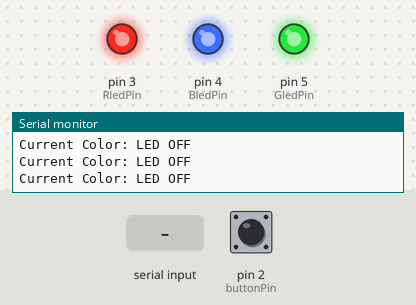
Simulated run of this sketch. Board: Arduino Uno, built with avr-gcc and run on an emulated ATmega328P. Parts: output pins drawn as LEDs (lit = HIGH), the last lines printed to the serial monitor. The inputs (shaded band) are chosen by the test bench; at power-on: pin 2 (buttonPin) LOW.

Above: at 1.2 s.
1.3 s: pin 2 (buttonPin) pulled HIGH for 0.15 s
At 2.2 s:
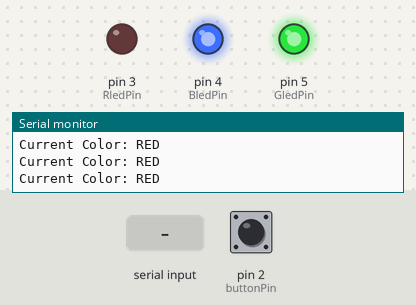
3.1 s: "GREEN\n" received over Serial
At 4.2 s:
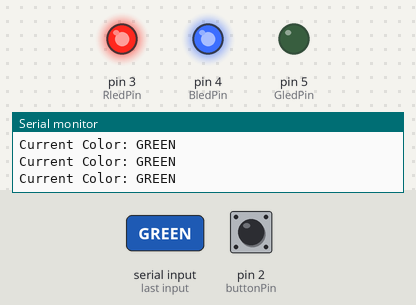
4.6 s: "BLUE\n" received over Serial
At 5.7 s:
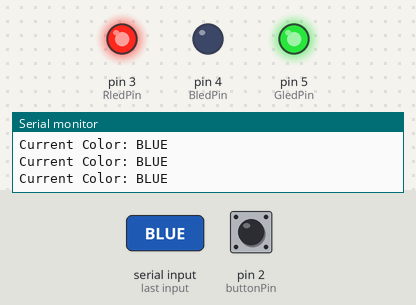
6.1 s: pin 2 (buttonPin) pulled HIGH for 1 s
At 7.2 s:
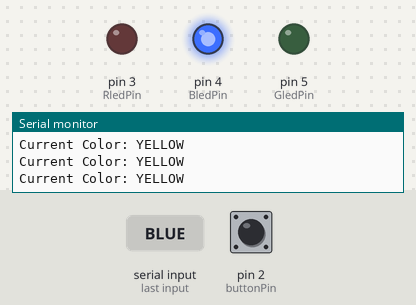
8.6 s: "PURPLE\n" received over Serial
At 9.6 s:
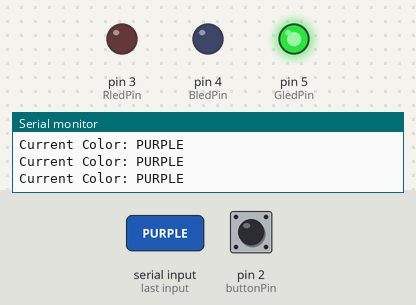
10.1 s: "CYAN\n" received over Serial
At 10.9 s:
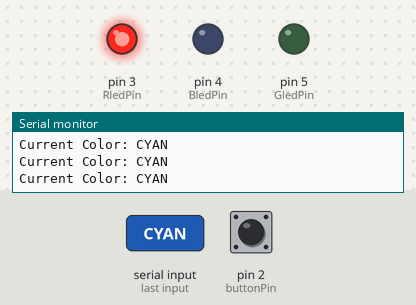
Timing chart, 0 to 12.6 s (numbered marks = the images above; inputs shaded):
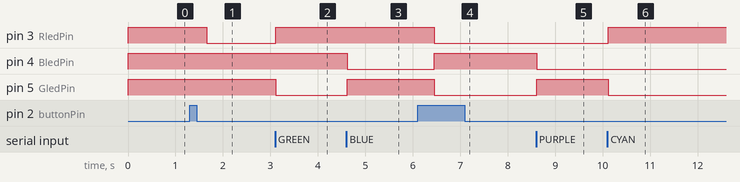

Measured:
- after the input at 1.3 s, pin 3 (RledPin): HIGH → LOW after 0.36 s
- after the input at 3.1 s, pin 3 (RledPin): LOW → HIGH at once; pin 5 (GledPin): HIGH → LOW at once
- after the input at 4.6 s, pin 4 (BledPin): HIGH → LOW at once; pin 5 (GledPin): LOW → HIGH at once
- after the input at 6.1 s, pin 3 (RledPin), pin 5 (GledPin): HIGH → LOW after 0.36 s; pin 4 (BledPin): LOW → HIGH after 0.36 s
- after the input at 8.6 s, pin 4 (BledPin): HIGH → LOW at once; pin 5 (GledPin): LOW → HIGH at once
- after the input at 10.1 s, pin 3 (RledPin): LOW → HIGH at once; pin 5 (GledPin): HIGH → LOW at once

The sketch:

code.ino
```cpp
const int buttonPin = 2;  // pushbutton pin
const int RledPin   = 3;  // LED R
const int GledPin   = 5;  // LED G
const int BledPin   = 4;  // LED B

//Variable
int buttonState = 0;      // pushbutton status
int ledcolor = 0;
bool ButtonPressed = false;
String currentcolor = "LED";

//Double click variables
unsigned long double_click = 350;     // max time between 2 clics
unsigned long last_click_time = 0;
bool led_on = true;

void setup() {

  pinMode(RledPin, OUTPUT);
  pinMode(GledPin, OUTPUT);
  pinMode(BledPin, OUTPUT);

  pinMode(buttonPin, INPUT);
  Serial.begin(9600);

  //initial state
  digitalWrite(RledPin, HIGH);
  digitalWrite(GledPin, HIGH);
  digitalWrite(BledPin, HIGH);
}

void loop() {

  //Reading command from serial monitor
  if (Serial.available()) {
    String cmd = Serial.readStringUntil('\n');
    cmd.toUpperCase();   //not case sensitive

    if (cmd == "RED")
    {
      ledcolor = 1; led_on = true;
    }
    else if (cmd == "GREEN")
    {
      ledcolor = 2; led_on = true;
    }
    else if (cmd == "BLUE")
    {
      ledcolor = 3; led_on = true;
    }
    else if (cmd == "YELLOW")
    {
      ledcolor = 4; led_on = true;
    }
    else if (cmd == "PURPLE")
    {
      ledcolor = 5; led_on = true;
    }
    else if (cmd == "CYAN")
    {
      ledcolor = 6; led_on = true;
    }
    else if (cmd == "WHITE")
    {
      ledcolor = 7; led_on = true;
    }
    else if (cmd == "OFF")
    {
      led_on = false;
    }
    else if (cmd == "ON")
    {
      led_on = true;
    }
  }

  //button logic
  buttonState = digitalRead(buttonPin);

  //Logic for double clic or simple clic made at each loop
  if (buttonState == HIGH && !ButtonPressed)
  {
    ButtonPressed = true;

    unsigned long currentTime = millis();

    //Check time between 2 click
    if (currentTime - last_click_time < double_click)
    {
      // Double clic ON/OFF
      led_on = !led_on;
      last_click_time = 0;
    }
    else
    {
      last_click_time = currentTime;
    }
  }

  if (buttonState == LOW && ButtonPressed) {
    ButtonPressed = false;
  }

  if (last_click_time != 0 && millis() - last_click_time >= double_click && led_on) {
    ledcolor++;
    if (ledcolor > 7) ledcolor = 0;
    last_click_time = 0;
  }

  //Led color logic
  if (!led_on) {
    currentcolor = "LED OFF";
    digitalWrite(RledPin, HIGH);
    digitalWrite(GledPin, HIGH);
    digitalWrite(BledPin, HIGH);
  }
  else if (ledcolor == 0) {
    currentcolor = "LED OFF";
    digitalWrite(RledPin, HIGH);
    digitalWrite(GledPin, HIGH);
    digitalWrite(BledPin, HIGH);
  }
  else if (ledcolor == 1) {
    currentcolor = "RED";
    digitalWrite(RledPin, LOW);
    digitalWrite(GledPin, HIGH);
    digitalWrite(BledPin, HIGH);
  }
  else if (ledcolor == 2) {
    currentcolor = "GREEN";
    digitalWrite(RledPin, HIGH);
    digitalWrite(GledPin, LOW);
    digitalWrite(BledPin, HIGH);
  }
  else if (ledcolor == 3) {
    currentcolor = "BLUE";
    digitalWrite(RledPin, HIGH);
    digitalWrite(GledPin, HIGH);
    digitalWrite(BledPin, LOW);
  }
  else if (ledcolor == 4) {
    currentcolor = "YELLOW";
    digitalWrite(RledPin, LOW);
    digitalWrite(GledPin, LOW);
    digitalWrite(BledPin, HIGH);
  }
  else if (ledcolor == 5) {
    currentcolor = "PURPLE";
    digitalWrite(RledPin, LOW);
    digitalWrite(GledPin, HIGH);
    digitalWrite(BledPin, LOW);
  }
  else if (ledcolor == 6) {
    currentcolor = "CYAN";
    digitalWrite(RledPin, HIGH);
    digitalWrite(GledPin, LOW);
    digitalWrite(BledPin, LOW);
  }
  else if (ledcolor == 7) {
    currentcolor = "WHITE";
    digitalWrite(RledPin, LOW);
    digitalWrite(GledPin, LOW);
    digitalWrite(BledPin, LOW);
  }

  //actual color print
  Serial.print("Current Color: ");
  Serial.println(currentcolor);
}
```
